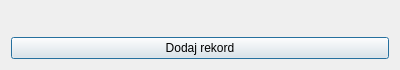
<?xml version="1.0" encoding="UTF-8"?>
<ui version="4.0">
 <class>NewRowDialog</class>
 <widget class="QDialog" name="NewRowDialog">
  <property name="geometry">
   <rect>
    <x>0</x>
    <y>0</y>
    <width>400</width>
    <height>70</height>
   </rect>
  </property>
  <property name="maximumSize">
   <size>
    <width>16777215</width>
    <height>70</height>
   </size>
  </property>
  <property name="windowTitle">
   <string>Dialog</string>
  </property>
  <layout class="QGridLayout" name="gridLayout">
   <item row="2" column="0">
    <widget class="QPushButton" name="btnAddRow">
     <property name="text">
      <string>Dodaj rekord</string>
     </property>
    </widget>
   </item>
   <item row="0" column="0">
    <widget class="QWidget" name="proberWidget" native="true">
     <layout class="QGridLayout" name="gridLayout_2"/>
    </widget>
   </item>
   <item row="1" column="0">
    <spacer name="verticalSpacer">
     <property name="orientation">
      <enum>Qt::Vertical</enum>
     </property>
     <property name="sizeHint" stdset="0">
      <size>
       <width>20</width>
       <height>40</height>
      </size>
     </property>
    </spacer>
   </item>
  </layout>
 </widget>
 <resources/>
 <connections/>
</ui>
